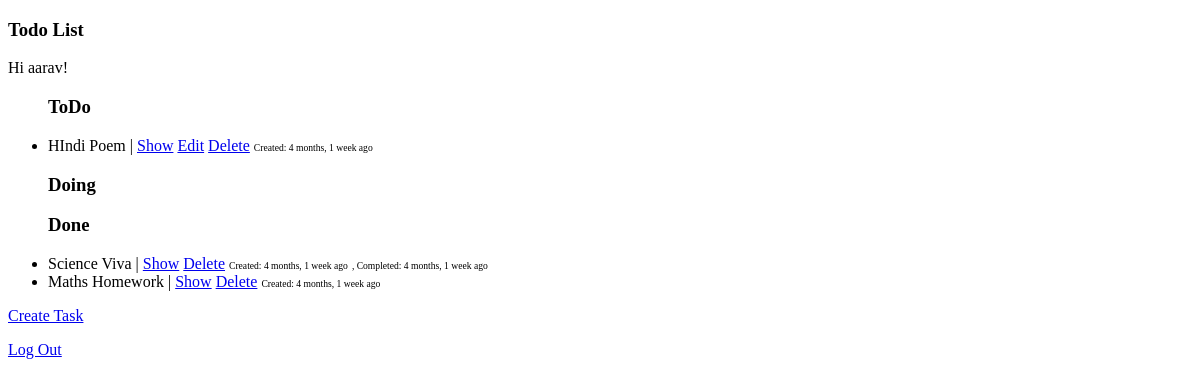
Before: /tasks/ (signed in) with the older database file.
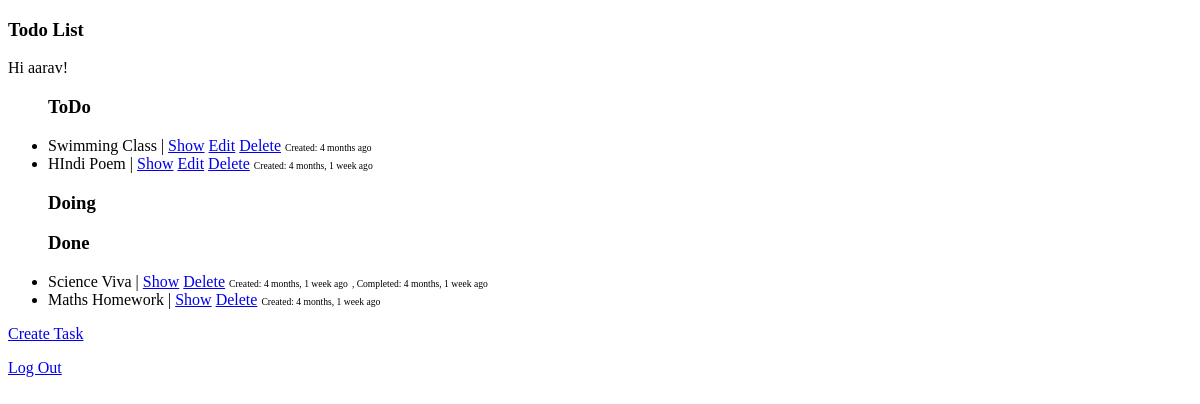
After: the same page with the newer database file.
### todoapp/models.py (models this page shows, shortened)
class Task(models.Model):
    user = models.ForeignKey(User, on_delete=models.CASCADE,null=True, blank=True, default=get_admin_user)
    title = models.CharField(max_length=255)
    description = models.TextField()
    stage_choices = [
        ('todo', 'Todo'),
        ('doing', 'Doing'),
        ('done', 'Done'),
    ]
    stage = models.CharField(max_length=10, choices=stage_choices, default='todo')
    created_at = models.DateTimeField(auto_now_add=True)
    completed_at = models.DateTimeField(null=True, blank=True)

### todoapp/views.py (the view)
# urls.py: path('', TaskListView.as_view(), name='task-list'),
class TaskListView(ListView):
    logging.info(f"Tasklist View Home Page")
    model = Task
    template_name = 'task_list.html'
    ordering=['-id']
    def get_queryset(self):
        if self.request.user.is_authenticated:
            logging.info(f"User ${self.request.user} is Authenticated  ")
            return Task.objects.filter(user=self.request.user).order_by('-id')
        else:
            logging.info(f"User is not authenticated  ")
            return Task.objects.none()

### todoapp/templates/task_list.html (shortened to what this page needs)
{% extends 'base.html' %}
{% block content %}
{% if user.is_authenticated %}
  <h3>Todo List</h3>
  Hi {{ user.username }}!
  <ul>
    <h3><strong>ToDo</strong></h3>
    {% for task in object_list %}
      {% if task.stage == 'todo' %}
        <li>
          {{ task.title }} |
          <a href="{% url 'task-detail' task.pk %}">Show</a>
          <a href="{% url 'task-update' task.pk %}">Edit</a>
          <a href="{% url 'task-delete' task.pk %}">Delete</a>
          <small style="font-size: 60%;">Created: {{ task.created_at|timesince }} ago</small>
        </li>
      {% endif %}
    {% endfor %}
    </ul>
    <ul>
      <h3><strong>Doing</strong></h3>
    </ul>
    <ul>
      <h3><strong>Done</strong></h3>
    {% for task in object_list %}
      {% if task.stage == 'done' %}
        <li>
          {{ task.title }} |
          <a href="{% url 'task-detail' task.pk %}">Show</a>
          <a href="{% url 'task-delete' task.pk %}">Delete</a>
          <small style="font-size: 60%;">Created: {{ task.created_at|timesince }} ago</small>
          {% if task.completed_at %}
          <small style="font-size: 60%;"> , Completed: {{ task.completed_at|timesince }} ago</small>
          {% endif %}
        </li>
      {% endif %}
    {% endfor %}
  </ul>
  <a href="{% url 'task-create' %}">Create Task</a><br>
  <p><a href="/tasks/logout/">Log Out</a></p>
{% endif %}
{% endblock %}

### todoapp/templates/base.html (shortened to what this page needs)
<!DOCTYPE html>
<html lang="en">
<head>
</head>
<body>
    <main>
        {% block content %}{% endblock %}
    </main>
</body>
</html>

Changed rows visible on the page:
added Task: title "Swimming Class", created_at "4 months", shown under "ToDo"
